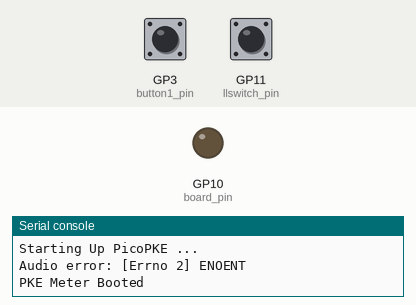
A program run on a simulated Raspberry Pi Pico running CircuitPython. Parts: output pins drawn as LEDs (lit = HIGH), the last lines printed to the serial console. Inputs (shaded band) come from the test bench; at power-on: GP3 (button1_pin) HIGH, GP11 (llswitch_pin) LOW. Files that are not in the repository are absent.

Above: at 1.2 s.
1.3 s: GP3 (button1_pin) pulled LOW for 0.15 s
At 1.79 s:
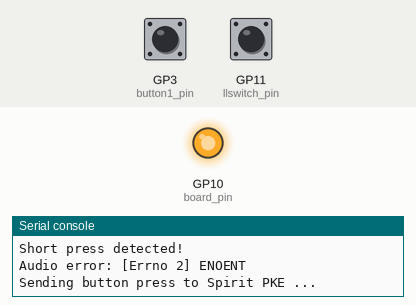
7.9 s: GP3 (button1_pin) pulsed HIGH 2 times (0.12 s each, 0.3 s apart)
At 10.1 s:
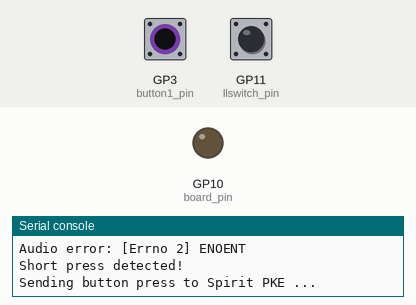
Timing chart, 0 to 11.3 s (numbered marks = the images above; inputs shaded):
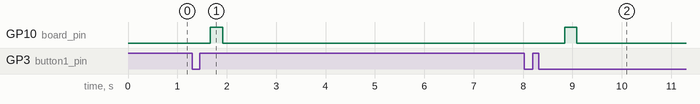

The program:

code.py
```python
# PicoPKE
# File: code.py
# Author: Aaron Morris / A2ThreeD
# Date: 2025-05-21
# Version: 1.0
# Description: CircuitPython code to play higher quality sound effects out of an I2S amplifier using a RP2040 board and interface to a Spirit PKE Meter prop.

import time
import board
import digitalio
import audiocore
import audiobusio
import asyncio
import os
from adafruit_debouncer import Button

# Define sound files (must be WAV PCM 16-bit Mono 22KHz recommended)
SOUND_FILES = {
    "start": "sounds/pkestartup.wav",
    "low": "sounds/pkelow.wav",
    "medium": "sounds/pkemedium.wav",
    "high": "sounds/pkehigh.wav",
}

# Audio setup (I2S)
audio = audiobusio.I2SOut(board.GP0, board.GP1, board.GP2)

# Button setup
button1_pin = digitalio.DigitalInOut(board.GP3)
button1_pin.direction = digitalio.Direction.INPUT
button1_pin.pull = digitalio.Pull.UP
button1 = Button(button1_pin)

# Limit switch setup
llswitch_pin = digitalio.DigitalInOut(board.GP11)
llswitch_pin.direction = digitalio.Direction.INPUT
llswitch_pin.pull = digitalio.Pull.DOWN
llswitch = Button(llswitch_pin)

# Define pin for outputting button1 pulse to Spirit PKE PCB
board_pin = digitalio.DigitalInOut(board.GP10)
board_pin.direction = digitalio.Direction.OUTPUT
board_pin.value = False


# Define state variables to track the different modes/sounds
STATE_BOOTING = 0
STATE_BOOTED = 1
STATE_LOW = 2
STATE_MEDIUM = 3
STATE_HIGH = 4
STATE_MUTE = 5

#Default state should be set to STATE_BOOTING
current_state = STATE_BOOTING

async def play_wav(filename, loop=False):
    try:
        wave_file = open(filename, "rb")
        wave = audiocore.WaveFile(wave_file)
        if loop:
            audio.play(wave, loop=True)
        else:
            audio.play(wave)
            while audio.playing:
                await asyncio.sleep(0.05)
    except Exception as e:
        print("Audio error:", e)

def send_button_press():
    print ("Sending button press to Spirit PKE ... ")

    #Create a 250ms pulse to tell the Spirit PKE PCB that the left button was pressed
    board_pin.value = True
    time.sleep(0.25)
    board_pin.value = False

async def short_press():
    global current_state
    print("Short press detected!")

    #If this is a button press when the wings are down, change the state and play the medium speed scanning sound.
    if current_state == STATE_BOOTED:
        await play_wav(SOUND_FILES["medium"], loop=True)
        current_state = STATE_MEDIUM

    #Send the button pulse to the Spirit PKE PCB
    send_button_press()

async def long_press():
    print("Long press detected!")

    global current_state
    if current_state == STATE_LOW:
        current_state = STATE_MEDIUM
        print("Medium Speed ...")
        await play_wav(SOUND_FILES["medium"], loop=True)
    elif current_state == STATE_MEDIUM:
        current_state = STATE_HIGH
        print("High Speed...")
        await play_wav(SOUND_FILES["high"], loop=True)
    elif current_state == STATE_HIGH:
        current_state = STATE_LOW
        print("Low Speed...")
        await play_wav(SOUND_FILES["low"], loop=True)

async def main_loop():
    global current_state
    print("Starting Up PicoPKE ... ")
    await play_wav(SOUND_FILES["start"])
    print("PKE Meter Booted")
    current_state = STATE_BOOTED

    while True:

        #Get the status of the buttons and limit switches
        button1.update()
        llswitch.update()

        #If the left button is pressed, determine if it's long or short and change the sounds appropriately.
        if button1.long_press:
            await long_press()
        if button1.short_count !=0:
            await short_press()

            #Only stop the audio and reset the state if the lower limit switch was just pressed
            if llswitch.rose:
                print('Lower motor limit triggered - Wings are down')
                audio.stop()
                current_state = STATE_BOOTED


        await asyncio.sleep(0.01)  # small yield

asyncio.run(main_loop())
```

Measured:
- after the input at 1.3 s, GP10 (board_pin): LOW → HIGH after 0.37 s, → LOW 0.25 s later
- after the input at 7.9 s, GP10 (board_pin): LOW → HIGH after 0.94 s, → LOW 0.25 s later
